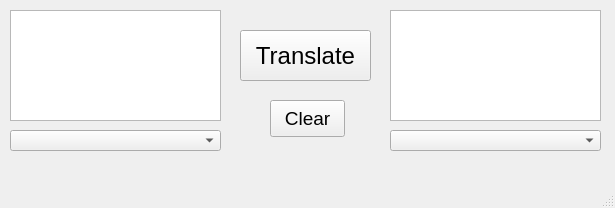
<?xml version="1.0" encoding="UTF-8"?>
<ui version="4.0">
 <class>MainWindow</class>
 <widget class="QMainWindow" name="MainWindow">
  <property name="geometry">
   <rect>
    <x>0</x>
    <y>0</y>
    <width>615</width>
    <height>208</height>
   </rect>
  </property>
  <property name="windowTitle">
   <string>MainWindow</string>
  </property>
  <widget class="QWidget" name="centralwidget">
   <widget class="QPushButton" name="pushButton">
    <property name="geometry">
     <rect>
      <x>240</x>
      <y>30</y>
      <width>131</width>
      <height>51</height>
     </rect>
    </property>
    <property name="font">
     <font>
      <pointsize>18</pointsize>
     </font>
    </property>
    <property name="text">
     <string>Translate</string>
    </property>
   </widget>
   <widget class="QPushButton" name="pushButton_2">
    <property name="geometry">
     <rect>
      <x>270</x>
      <y>100</y>
      <width>75</width>
      <height>37</height>
     </rect>
    </property>
    <property name="font">
     <font>
      <pointsize>14</pointsize>
     </font>
    </property>
    <property name="text">
     <string>Clear</string>
    </property>
   </widget>
   <widget class="QComboBox" name="comboBox">
    <property name="geometry">
     <rect>
      <x>10</x>
      <y>130</y>
      <width>211</width>
      <height>21</height>
     </rect>
    </property>
   </widget>
   <widget class="QComboBox" name="comboBox_2">
    <property name="geometry">
     <rect>
      <x>390</x>
      <y>130</y>
      <width>211</width>
      <height>21</height>
     </rect>
    </property>
   </widget>
   <widget class="QTextEdit" name="textEdit">
    <property name="geometry">
     <rect>
      <x>10</x>
      <y>10</y>
      <width>211</width>
      <height>111</height>
     </rect>
    </property>
   </widget>
   <widget class="QTextEdit" name="textEdit_2">
    <property name="geometry">
     <rect>
      <x>390</x>
      <y>10</y>
      <width>211</width>
      <height>111</height>
     </rect>
    </property>
   </widget>
  </widget>
  <widget class="QMenuBar" name="menubar">
   <property name="geometry">
    <rect>
     <x>0</x>
     <y>0</y>
     <width>615</width>
     <height>21</height>
    </rect>
   </property>
  </widget>
  <widget class="QStatusBar" name="statusbar"/>
 </widget>
 <resources/>
 <connections/>
</ui>
